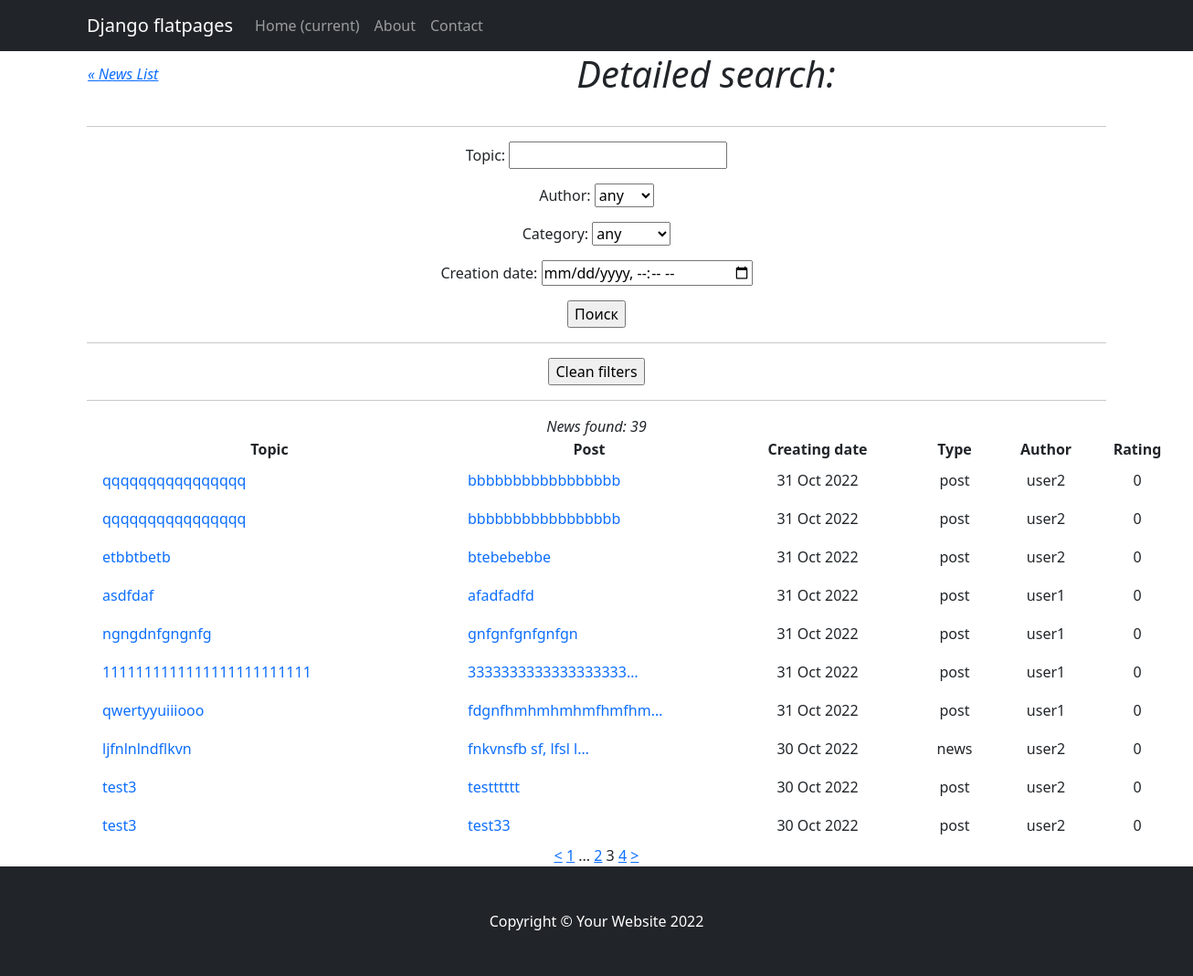
The page /news/search/?page=3 on the database its author committed.
### news/models.py (models this page shows, shortened)
class Post(models.Model):
    news = 'news'
    post = 'post'
    CONTENT_TYPE = [
        (news, 'новость'),
        (post, 'статья'),
    ]
    contentType = models.CharField(max_length=4, choices=CONTENT_TYPE, default=post)
    author = models.ForeignKey(Author, on_delete=models.CASCADE)
    createTime = models.DateTimeField(auto_now_add=True)
    topic = models.CharField(max_length=128)
    content = models.TextField()
    rating = models.SmallIntegerField(default=0)
    postCategory = models.ManyToManyField(Category, through='PostCategory')
    def __str__(self):
        return f'{self.topic.title()}: {self.content[:20]}... Created: {self.createTime}\n'

class Author(models.Model):
    authorUser = models.OneToOneField(User, on_delete=models.CASCADE)
    authorRating = models.SmallIntegerField(default=0)
    def __str__(self):
        return f'{self.authorUser}'

### news/views.py (the view)
# urls.py: path('search/', PostSearch.as_view(), name='post_search'),
class PostSearch(ListView):
    model = Post
    ordering = '-createTime'
    template_name = 'news/post_search.html'
    context_object_name = 'news'
    paginate_by = 10
    def get_queryset(self):
        queryset = super().get_queryset()
        self.filterset = PostFilter(self.request.GET, queryset)
        return self.filterset.qs
    def get_context_data(self, **kwargs):
        context = super().get_context_data(**kwargs)
        context['time_now'] = datetime.utcnow()
        context['news_number'] = len(self.filterset.qs)
        context['filterset'] = self.filterset
        pprint(context)
        return context

### news/models.py (called while the page is built)
    def __str__(self):
        return f'{self.name}'

### news/templatetags/custom_filters.py (called while the page is built)
@register.filter()
def censor(word):
   word_list_adapted = []
   try:
      word_no_space = word.strip()
      word_list = word_no_space.split()
      for word in word_list:
         word_adapted = word.lower()
         if word_adapted in censorship_list:
            word_censored = word[0] + '*' * (len(word_adapted)-1)
            word_list_adapted.append(word_censored)
         else:
            word_censored = word
            word_list_adapted.append(word_censored)
         corrected = " ".join(word_list_adapted)
      return corrected
   except AttributeError as e:
      return f"ErrorMessage: {e}. Please use only 'str'!"

### news/templatetags/custom_tags.py (called while the page is built)
@register.simple_tag(takes_context=True)
def url_replace(context, **kwargs):
   d = context['request'].GET.copy()
   for k, v in kwargs.items():
       d[k] = v
   return d.urlencode()

### templates/news/post_search.html (shortened to what this page needs)
{% extends 'flatpages/default.html' %}
{% load custom_filters %}
{% load custom_tags %}
{% block content %}
    <table>
        <tr>
            <td><em><p style="width: 100px; text-align: left;"><a href="/news/" class="previous">&laquo; News List</a></p></em></td>
            <td><h1><p style="width: 1150px;"><em>Detailed search:</em></h1></td>
        </tr>
    </table>
<hr>
   <form action="" method="get">
       {{ filterset.form.as_p }}
       <input type="submit" value="Поиск" />
   </form>
<hr>
   <form action="" method="get">
       <input type="submit" value="Clean filters" />
   </form>
   <hr>
   {% if news %}
        <caption><em>News found: {{  news_number }}</em></caption>
       <table style="height: 24px; "width="1200">
           <tr>
               <td style="width: 400px; text-align: center;"><strong> Topic</strong> </td>
               <td style="width: 300px; text-align: center;"><strong> Post</strong> </td>
               <td style="width: 200px; text-align: center;"><strong> Creating date </strong></td>
               <td style="width: 100px; text-align: center;"><strong> Type</strong> </td>
               <td style="width: 100px; text-align: center;"><strong> Author </strong></td>
               <td style="width: 100px; text-align: center;"><strong> Rating</strong> </td>
           </tr>
           {% for news_ in news %}
           <tr>
               <td style="text-align: left;"> <a class="nav-link" href="/news/{{ news_.id }}"> {{ news_.topic|censor|truncatewords:4 }} </a></td>
               <td style="text-align: left;"><a class="nav-link" href="/news/{{ news_.id }}">{{ news_.content|censor|truncatechars:20 }}</a></td>
               <td>{{ news_.createTime|date:'d M Y' }}</td>
               <td>{{ news_.contentType }}</td>
               <td>{{ news_.author }}</td>
               <td>{{ news_.rating }}</td>
           </tr>
           {% endfor %}
        </table>
   {% else %}
       <h2>No news</h2>
   {% endif %}
    {% if page_obj.has_previous %}
       <a href="?{% url_replace page=page_obj.previous_page_number %}"><</a>
    {% endif %}
   {% if page_obj.has_previous %}
       <a href="?{% url_replace page=1 %}">1</a>
       {% if page_obj.previous_page_number != 1 %}
           ...
           <a href="?{% url_replace page=page_obj.previous_page_number %}">{{ page_obj.previous_page_number }}</a>
       {% endif %}
   {% endif %}
   {{ page_obj.number }}
   {% if page_obj.has_next %}
       <a href="?{% url_replace page=page_obj.next_page_number %}">{{ page_obj.next_page_number }}</a>
   {% endif %}
    {% if page_obj.has_next %}
       <a href="?{% url_replace page=page_obj.next_page_number %}">></a>
    {% endif %}
{% endblock content %}

### templates/flatpages/default.html (style rules this page uses)
html { height: 100%; }
body { margin: 0; color: #fff; min-height: 100%; display: grid; grid-template-rows: auto 1fr auto; }

### rows shown on the page
Post: topic|censor "qqqqqqqqqqqqqqqq", content|censor "bbbbbbbbbbbbbbbbb", createTime "31 Oct 2022", contentType "post", author "user2", rating "0"
Post: topic|censor "qqqqqqqqqqqqqqqq", content|censor "bbbbbbbbbbbbbbbbb", createTime "31 Oct 2022", contentType "post", author "user2", rating "0"
Post: topic|censor "etbbtbetb", content|censor "btebebebbe", createTime "31 Oct 2022", contentType "post", author "user2", rating "0"
Post: topic|censor "asdfdaf", content|censor "afadfadfd", createTime "31 Oct 2022", contentType "post", author "user1", rating "0"
Post: topic|censor "ngngdnfgngnfg", content|censor "gnfgnfgnfgnfgn", createTime "31 Oct 2022", contentType "post", author "user1", rating "0"
Post: topic|censor "1111111111111111111111111", content|censor "3333333333333333333…", createTime "31 Oct 2022", contentType "post", author "user1", rating "0"
Post: topic|censor "qwertyyuiiiooo", content|censor "fdgnfhmhmhmhmfhmfhm…", createTime "31 Oct 2022", contentType "post", author "user1", rating "0"
Post: topic|censor "ljfnlnlndflkvn", content|censor "fnkvnsfb sf, lfsl l…", createTime "30 Oct 2022", contentType "news", author "user2", rating "0"
Post: topic|censor "test3", content|censor "testttttt", createTime "30 Oct 2022", contentType "post", author "user2", rating "0"
Post: topic|censor "test3", content|censor "test33", createTime "30 Oct 2022", contentType "post", author "user2", rating "0"

### other values the page prints
{{ news_number }} "39"
{{ page_obj.previous_page_number }} "2"
{{ page_obj.number }} "3"
{{ page_obj.next_page_number }} "4"
